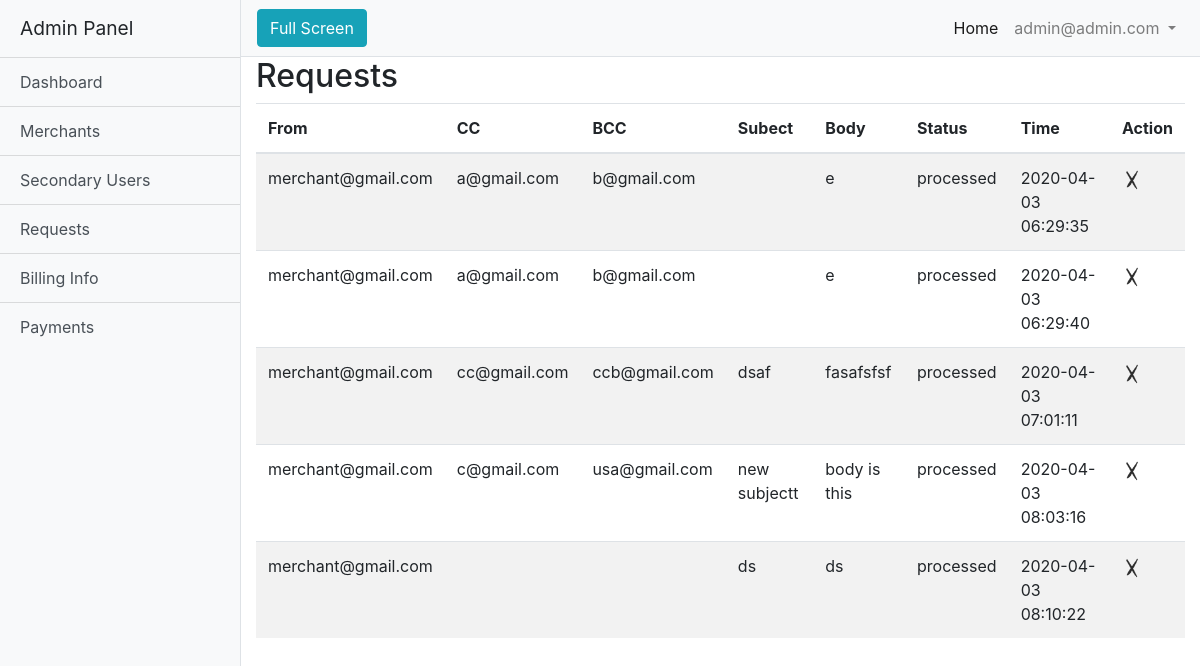
/admin/index.php?pid=4 (signed in), run on the app's committed database.
### tables this page shows
CREATE TABLE `tb_req` (
  `r_id` int(11) NOT NULL,
  `r_to` varchar(255) NOT NULL,
  `r_from` varchar(255) NOT NULL,
  `r_cc` varchar(255) NOT NULL,
  `r_bcc` varchar(255) NOT NULL,
  `r_sub` varchar(255) NOT NULL,
  `r_body` text NOT NULL,
  `r_status` varchar(255) NOT NULL,
  `r_p` varchar(255) NOT NULL,
  `r_ref` varchar(255) NOT NULL,
  `r_web` varchar(255) NOT NULL,
  `time` timestamp NOT NULL DEFAULT CURRENT_TIMESTAMP ON UPDATE CURRENT_TIMESTAMP
);

### admin/index.php (called while the page is built)
<?php
include "include/nav.php";
include "include/controller.php";
include "include/footer.php";
?>

### admin/pages/req.php (the view, shortened to what this page needs)
<?php
include "../db.php";
$sql="SELECT * from tb_req";
$res=mysqli_query($conn,$sql);
$html="";
while($row=mysqli_fetch_assoc($res))
{
  $html.="
      <tr>
      <td>".$row['r_from']."</td>
      <td>".$row['r_cc']."</td>
      <td>".$row['r_bcc']."</td>
      <td>".$row['r_sub']."</td>
      <td>".$row['r_body']."</td>
      <td>".$row['r_status']."</td>
      <td>".$row['time']."</td>
      <td>
           <a href='index.php?pid=14&uid=".$row['r_id']."'><img src='assets/images/del.png' width='20' ></a>
       </td>
      </tr>
  ";
}
?>

### admin/assets/css/simple-sidebar.css (style rules this page uses)
body { overflow-x: hidden; }

### data on the page
tb_req: r_from "merchant@gmail.com", r_cc "a@gmail.com", r_bcc "b@gmail.com", r_body "e", r_status "processed", time "2020-04-03 06:29:35"
tb_req: r_from "merchant@gmail.com", r_cc "a@gmail.com", r_bcc "b@gmail.com", r_body "e", r_status "processed", time "2020-04-03 06:29:40"
tb_req: r_from "merchant@gmail.com", r_cc "cc@gmail.com", r_bcc "ccb@gmail.com", r_sub "dsaf", r_body "fasafsfsf", r_status "processed", time "2020-04-03 07:01:11"
tb_req: r_from "merchant@gmail.com", r_cc "c@gmail.com", r_bcc "usa@gmail.com", r_sub "new subjectt", r_body "body is this", r_status "processed", time "2020-04-03 08:03:16"
tb_req: r_from "merchant@gmail.com", r_sub "ds", r_body "ds", r_status "processed", time "2020-04-03 08:10:22"

### other printed values
$_SESSION["u_email"] "admin@admin.com"
